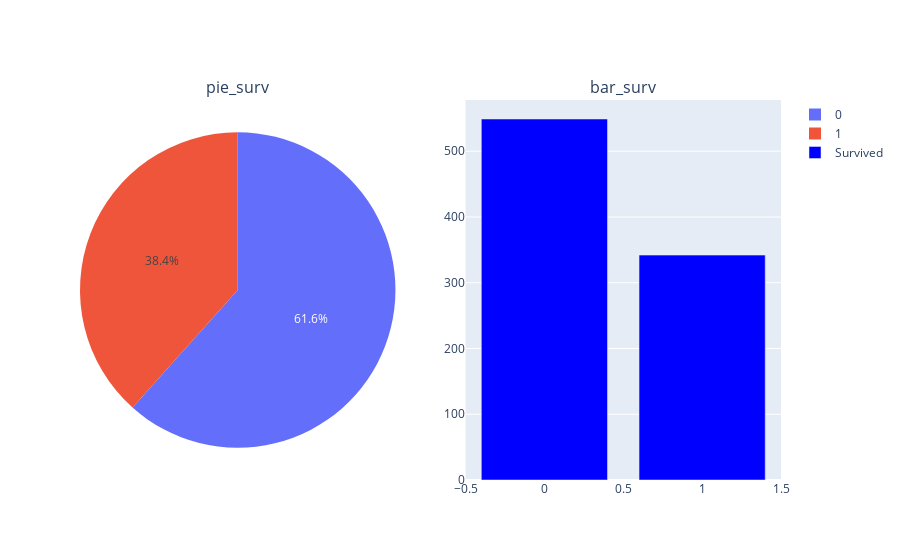

Notebook code for this chart:
### Code cell
layout = go.Layout(title='Survived')
fig = make_subplots(rows=1, cols=2, specs=[[{"type": "pie"}, {"type": "bar"}]], subplot_titles=['pie_surv', 'bar_surv'])
# Add traces
fig.add_trace(go.Pie(labels=df.Survived, values=df.Survived.value_counts()), col=1, row=1)
fig.add_trace(go.Bar(x=df.Survived, y=df.Survived.value_counts(), marker_color = 'blue', name='Survived'), col=2, row=1)
fig.show()

### Figure 1 — Plotly figure (JSON) as saved in the notebook; plotly's stock layout.template omitted (floating-point values rounded to 4 significant figures; data arrays with more than 128 entries replaced by an {"elided": "..."} marker saying what was removed)
{"data": [{"domain": {"x": [0, 0.45], "y": [0, 1]}, "labels": {"elided": "891 int values"}, "type": "pie", "values": [549, 342]}, {"marker": {"color": "blue"}, "name": "Survived", "type": "bar", "x": {"elided": "891 int values"}, "xaxis": "x", "y": [549, 342], "yaxis": "y"}], "layout": {"annotations": [{"font": {"size": 16}, "showarrow": false, "text": "pie_surv", "x": 0.225, "xanchor": "center", "xref": "paper", "y": 1, "yanchor": "bottom", "yref": "paper"}, {"font": {"size": 16}, "showarrow": false, "text": "bar_surv", "x": 0.775, "xanchor": "center", "xref": "paper", "y": 1, "yanchor": "bottom", "yref": "paper"}], "xaxis": {"anchor": "y", "domain": [0.55, 1]}, "yaxis": {"anchor": "x", "domain": [0, 1]}}}
